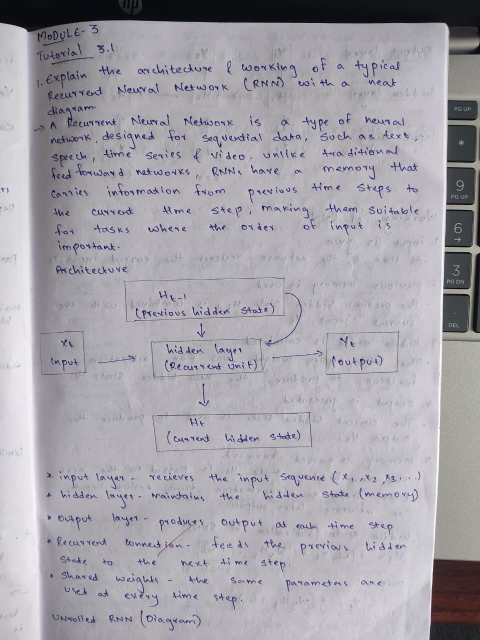
#> input picture uploads/306ee5d955_ImgTest.jpeg, 960 x 1280 px (shown at 1/2 size)
$ python -i preprocess.py   (imports and definitions only)
#> lines starting #> are read from the running program, lines starting #| are printed output that depends on the picture
import cv2
import numpy as np

def load_and_preprocess(image_bytes: bytes) -> tuple[np.ndarray, np.ndarray, np.ndarray]:
    """
    Decodes image bytes, creates grayscale image, applies Gaussian blur,
    and returns adaptive threshold binary mask.
    """
    nparr = np.frombuffer(image_bytes, np.uint8)
    image = cv2.imdecode(nparr, cv2.IMREAD_COLOR)

    if image is None:
        raise ValueError("Process couldn't be completed.")

    # Convert to grayscale
    gray = cv2.cvtColor(image, cv2.COLOR_BGR2GRAY)

    # Gaussian blur to reduce high-frequency noise
    blurred = cv2.GaussianBlur(gray, (5, 5), 0)

    # Adaptive thresholding to convert image to binary
    binary = cv2.adaptiveThreshold(
        blurred,
        255,
        cv2.ADAPTIVE_THRESH_GAUSSIAN_C,
        cv2.THRESH_BINARY_INV,
        15,
        4
    )

    return image, gray, binary

>>> import cv2
>>> picture = cv2.imread('../../../uploads/306ee5d955_ImgTest.jpeg', cv2.IMREAD_GRAYSCALE)
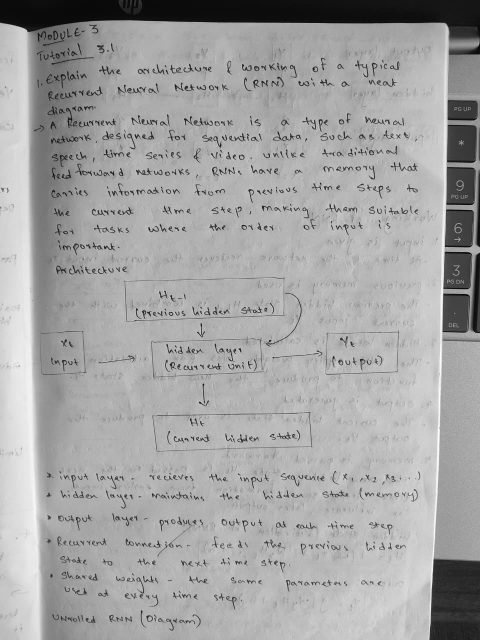
#> picture: shape (1280, 960) (shown at 1/2 size); min 0, max 255, mean 163.3
#> (the run stopped early here; a loop or call above may not have finished)
